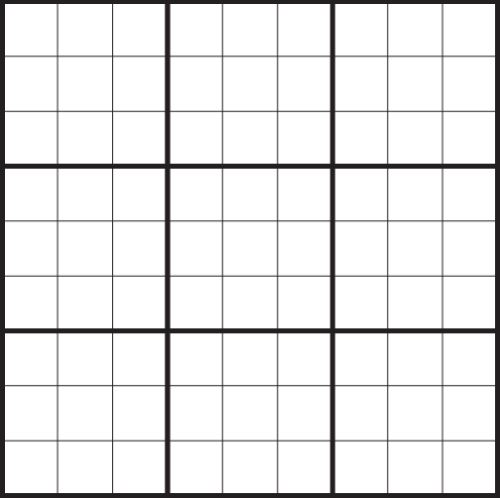
#> input picture images/blank_grid.png, 500 x 498 px
$ python -i SudokuReader.py   (imports and definitions only)
#> lines starting #> are read from the running program, lines starting #| are printed output that depends on the picture; after the words box and inside, x2 and y2 are one past the last pixel; in counts of white or black regions, pixels touching at a corner belong together
### perspectiveTransform.py
# -*- coding: utf-8 -*-
"""
Created on Sun Nov 12 22:59:17 2017

@author: EM
"""

# import the necessary packages
import numpy as np
import cv2

def order_points(pts):
	# initialzie a list of coordinates that will be ordered
	# such that the first entry in the list is the top-left,
	# the second entry is the top-right, the third is the
	# bottom-right, and the fourth is the bottom-left
	rect = np.zeros((4, 2), dtype = "float32")

	# the top-left point will have the smallest sum, whereas
	# the bottom-right point will have the largest sum
	s = pts.sum(axis = 1)
	rect[0] = pts[np.argmin(s)]
	rect[2] = pts[np.argmax(s)]

	# now, compute the difference between the points, the
	# top-right point will have the smallest difference,
	# whereas the bottom-left will have the largest difference
	diff = np.diff(pts, axis = 1)
	rect[1] = pts[np.argmin(diff)]
	rect[3] = pts[np.argmax(diff)]

	# return the ordered coordinates
	return rect

def four_point_transform(image, pts, dimensions=None):
	"""
	Extract a portion of an image between 4 points as a rectangle.
	If dimensions is not None, the dimensions are determined by the maximum
	height/width of the image defined by the 4 points.
	@param image: np array
	@param pts: np array of shape (4,2), type int
	@param dimensions: tuple of with 2 int.
	@return: The warped image, with chosen dimensions.
	"""

	rect = order_points(pts)

	if dimensions is None:
		(tl, tr, br, bl) = rect
		widthA = np.sqrt(((br[0] - bl[0]) ** 2) + ((br[1] - bl[1]) ** 2))
		widthB = np.sqrt(((tr[0] - tl[0]) ** 2) + ((tr[1] - tl[1]) ** 2))
		maxWidth = max(int(widthA), int(widthB))

		heightA = np.sqrt(((tr[0] - br[0]) ** 2) + ((tr[1] - br[1]) ** 2))
		heightB = np.sqrt(((tl[0] - bl[0]) ** 2) + ((tl[1] - bl[1]) ** 2))
		maxHeight = max(int(heightA), int(heightB))
		dimensions = (maxWidth, maxHeight)

	dst = np.array([
		[0, 0],
		[dimensions[0] - 1, 0],
		[dimensions[0] - 1, dimensions[1] - 1],
		[0, dimensions[1] - 1]], dtype = "float32")

	# compute the perspective transform matrix and then apply it
	M = cv2.getPerspectiveTransform(rect, dst)
	warped = cv2.warpPerspective(image, M, dimensions)

	# return the warped image
	return warped

### perfect.py
''' This module solves a sudoku, This is actually written by Peter Norvig
    Code and Explanation can be found here : norvig.com/sudoku.html'''

def cross(A, B):
    "Cross product of elements in A and elements in B."
    return [a+b for a in A for b in B]

digits   = '123456789'
rows     = 'ABCDEFGHI'
cols     = digits
squares  = cross(rows, cols)
unitlist = ([cross(rows, c) for c in cols] +
            [cross(r, cols) for r in rows] +
            [cross(rs, cs) for rs in ('ABC','DEF','GHI') for cs in ('123','456','789')])
units = dict((s, [u for u in unitlist if s in u]) for s in squares)
#print(units)
peers = dict((s, set(sum(units[s],[]))-set([s])) for s in squares)

def parse_grid(grid):
    """Convert grid to a dict of possible values, {square: digits}, or
    return False if a contradiction is detected."""
    ## To start, every square can be any digit; then assign values from the grid.
    values = dict((s, digits) for s in squares)
    for s,d in grid_values(grid).items():
        if d in digits and not assign(values, s, d):
            return False ## (Fail if we can't assign d to square s.)
    return values

def grid_values(grid):
    "Convert grid into a dict of {square: char} with '0' or '.' for empties."
    chars = [c for c in grid if c in digits or c in '0.']
    assert len(chars) == 81
    return dict(zip(squares, chars))

def assign(values, s, d):
    """Eliminate all the other values (except d) from values[s] and propagate.
    Return values, except return False if a contradiction is detected."""
    other_values = values[s].replace(d, '')
    if all(eliminate(values, s, d2) for d2 in other_values):
        return values
    else:
        return False

def eliminate(values, s, d):
    """Eliminate d from values[s]; propagate when values or places <= 2.
    Return values, except return False if a contradiction is detected."""
    if d not in values[s]:
        return values ## Already eliminated
    values[s] = values[s].replace(d,'')
    ## (1) If a square s is reduced to one value d2, then eliminate d2 from the peers.
    if len(values[s]) == 0:
        return False ## Contradiction: removed last value
    elif len(values[s]) == 1:
        d2 = values[s]
        if not all(eliminate(values, s2, d2) for s2 in peers[s]):
            return False
    ## (2) If a unit u is reduced to only one place for a value d, then put it there.
    for u in units[s]:
        dplaces = [s for s in u if d in values[s]]
        if len(dplaces) == 0:
            return False ## Contradiction: no place for this value
        elif len(dplaces) == 1:
            # d can only be in one place in unit; assign it there
                if not assign(values, dplaces[0], d):
                    return False
    return values

# [8 lines left out: function display, not called in this run]

def solve(grid): return search(parse_grid(grid))

def search(values):
    "Using depth-first search and propagation, try all possible values."
    if values is False:
        return False ## Failed earlier
    if all(len(values[s]) == 1 for s in squares):
        return values ## Solved!
    ## Chose the unfilled square s with the fewest possibilities
    n,s = min((len(values[s]), s) for s in squares if len(values[s]) > 1)
    return some(search(assign(values.copy(), s, d))
        for d in values[s])

def some(seq):
    "Return some element of seq that is true."
    for e in seq:
        if e: return e
    return False

import time, random

# [44 lines left out: functions solve_all, solved, from_file, random_puzzle, shuffled, not called in this run]

grid1  = '003020600900305001001806400008102900700000008006708200002609500800203009005010300'
grid2  = '4.....8.5.3..........7......2.....6.....8.4......1.......6.3.7.5..2.....1.4......'
hard1  = '.....6....59.....82....8....45........3........6..3.54...325..6..................'
grid3 =  '79......3.......6.8.1..4..2..5......3..1......4...62.92...3...6.3.6.5421.........'
extreme ='.26....1.75......2..86.1.9......3....9.4.8.2....1......1.5.92..6......57.3....98.'
#result = solved(grid_values(extreme))
def solve_sudoku(s):
    k=solve(s)
    if not k:
        return(False)
    keys = k.keys()
    keys.sort()
    ans = ''.join(k[i] for i in keys)
    return ans

### SudokuReader.py
# -*- coding: utf-8 -*-
"""
Functions to read a sudoku grid, solve it and print the missing digits on it.

@author: EM
"""

import numpy as np
import cv2
import matplotlib.pyplot as plt


#os.chdir("C:\Users\EM\git-projects\sudoku-solver")
import os
# [1 line not run here, left out]


from perspectiveTransform import four_point_transform
from perfect import solve_sudoku


##############  Load OCR data for training ####################################
# [2 lines not run here, left out]

model = cv2.ml.KNearest_create()
# [1 line not run here, left out]

# [11 lines of commented-out code are left out]

def read_solve_save(in_file, out_file):
#> called with in_file = 'images/blank_grid.png', out_file = 'out.png'
    img = cv2.imread(in_file)
#> img is the input picture: shape (498, 500, 3); mean B, G, R 232.6, 232.4, 232.8
    if img is None:
        raise ValueError("Could not read image. File '"+ in_file +"' exists?")
    img = cv2.cvtColor(img, cv2.COLOR_BGR2GRAY)
#> img: shape (498, 500)
    img = crop_black_borders(img)
    status, img = read_solve_display(img)
#    if img is None:
#        print("Could not find grid borders on image.")
#        return;
    cv2.imwrite(out_file, img)
    return status


def crop_black_borders(img):
    """
    Remove black borders from a picture.
    @param img should be a black and white picture.
    """
    thresh = cv2.threshold(img,1,255,cv2.THRESH_BINARY)[1]
#> thresh: shape (498, 500); every value is 255
    # Find biggest contour
    contours = cv2.findContours(thresh,
                                cv2.RETR_TREE,
                                cv2.CHAIN_APPROX_SIMPLE)[1]
#> contours = [[[0, 0], [0, 497], [499, 497], [499, 0]]]
    max_cnt = max([(c, cv2.contourArea(c)) for c in contours], key = lambda t: t[1])[0]
#> max_cnt = [[0, 0], [0, 497], [499, 497], [499, 0]]
    x,y,w,h = cv2.boundingRect(max_cnt)
#> x = 0; y = 0; w = 500; h = 498

    # Crop image
    return(img[y:y+h,x:x+w])

def read_solve_display(img):
    """
    Read an image with a sudoku grid, solves it, display results on image and
    returns image.

    @param img: black and white image as a np array.
    @return: tuple (status, img)
    status gives the results of the reading and solving process.
    - 0 for read and solved. Then, img is the grid image with the solved sudoku printed on it.
    - 1 for grid borders not found. Then img is an image with the text "Could not find grid borders".
    - 2 for not solved sudoku. That case is probably linked to an error in the
    detection/recognition of the digits. In that case, img is a grid image with
    only the detected digits printed on it.
    """

    with_plots=False

    # resize image
    img = cv2.resize(img,(350, 350), interpolation = cv2.INTER_AREA)
#> img: shape (350, 350)

    filtered_img = cv2.GaussianBlur(img, (5,5), 0)
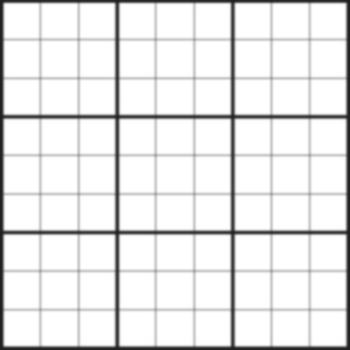
#> filtered_img: shape (350, 350); min 31, max 255, mean 232.6
    binary_img = cv2.adaptiveThreshold(filtered_img,255,cv2.ADAPTIVE_THRESH_GAUSSIAN_C,
                                 cv2.THRESH_BINARY_INV,11,2)
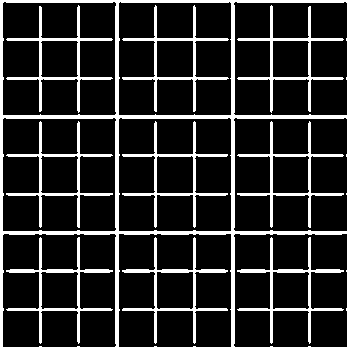
#> binary_img: shape (350, 350); 16.9% white; 10 white regions, largest, box (x1, y1, x2, y2) and area: (0, 0, 350, 350) 9583, (237, 237, 344, 344) 1271, (6, 237, 113, 344) 1267
    kernel = cv2.getStructuringElement(cv2.MORPH_CROSS,(3,3))
    dilate = cv2.dilate(binary_img,kernel,iterations = 2)
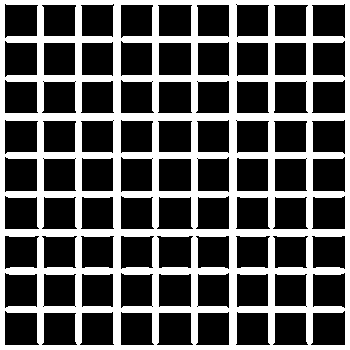
#> dilate: shape (350, 350); 34.9% white; 1 white region

    # Getting contours
    contours = cv2.findContours(dilate,
                                cv2.RETR_TREE,
                                cv2.CHAIN_APPROX_SIMPLE)[1]
#> contours = 100 contours, 18 with area under 20; largest, box (x1, y1, x2, y2) and area: (0, 0, 350, 350) 121801, (156, 312, 194, 346) 1095, (310, 310, 346, 346) 1095, (4, 310, 40, 346) 1095, (312, 40, 346, 78) 1095

    # Find the biggest contour (max area)
    max_area = 0
    for contour in contours:
        area = cv2.contourArea(contour)
        if area > 100:
            peri = cv2.arcLength(contour,True)
            approx = cv2.approxPolyDP(contour, 0.01*peri, True)
            if len(approx) == 4 and area > max_area:
                max_area = area
                max_cnt = contour
#> this loop made 100 passes
#> (area, peri, max_area, max_cnt) on pass 1: (121801, 1396, 121801, [[0, 0], [0, 349], [349, 349], [349, 0]])
#> (area, peri, approx) on passes 6, 8, 16, 17, 18, 19: (1059.5, 131.9, [[228, 311], [229, 344], [196, 345], [197, 313]]), (1061, 133.3, [[112, 311], [114, 344], [80, 345], [81, 313]]), (1027.5, 129.9, [[274, 274], [306, 273], [306, 305], [275, 306]]), (1030.5, 129.9, [[236, 274], [267, 273], [268, 305], [237, 307]]), (1062, 133.3, [[158, 274], [190, 273], [191, 306], [159, 307]]), (1032, 131.3, [[82, 273], [113, 274], [112, 307], [81, 306]])
#> after the loop, max_area = 121801

    # No grid border found
    if max_area == 0:
        black_image = np.zeros((300,500), dtype=np.int8)
        cv2.putText(black_image,
                    "Could not find grid borders.",
                    (10,170), cv2.FONT_HERSHEY_SIMPLEX, 1,
                    (255,255,255),2,cv2.LINE_AA)
        plt.imshow(black_image, cmap="gray", interpolation="bicubic")
        return(1,black_image)

    if with_plots:
        img_blank = cv2.multiply(img, np.array([50.0]))
        cv2.drawContours(img_blank, [max_cnt], 0, (0,255,0))
        plt.imshow(img_blank, cmap="gray", interpolation="bicubic")
        plt.show()

    # Resize image to get a perfect square with only the sudoku grid
    approx = cv2.approxPolyDP(max_cnt,
                              0.01*cv2.arcLength(max_cnt,True),
                              True)[:,0,:]
#> approx = [[0, 0], [0, 349], [349, 349], [349, 0]]
    warp = four_point_transform(img, approx, dimensions=(450,450))
#> in order_points, `s = pts.sum(axis = 1)`: s = [0, 349, 698, 349]
#> in order_points, `diff = np.diff(pts, axis = 1)`: diff = [0, 349, 0, -349]
#> in four_point_transform, `rect = order_points(pts)`: rect = [[0, 0], [349, 0], [349, 349], [0, 349]]
#> in four_point_transform, `M = cv2.getPerspectiveTransform(rect, dst)`: M = [[1.29, 0, 0], [0, 1.29, 0], [0, 0, 1]]
#> in four_point_transform, `warped = cv2.warpPerspective(image, M, dimensions)`:
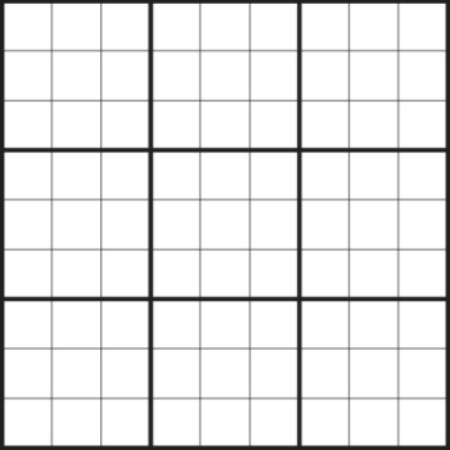
#> warped: shape (450, 450); min 28, max 255, mean 233
    if with_plots:
        plt.imshow(warp, cmap="gray", interpolation="bicubic")
        plt.show()

    ############ now take each element for inspection ##############

    sudo = np.zeros((9,9),np.uint8)        # a 9x9 matrix to store our sudoku puzzle

    smooth = cv2.GaussianBlur(warp,(3,3),3)
    thresh = cv2.adaptiveThreshold(smooth,255,0,1,5,2)
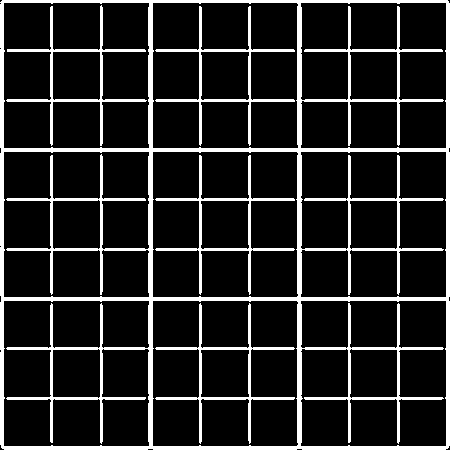
#> thresh: shape (450, 450); 14.3% white; 5 white regions, box (x1, y1, x2, y2) and area: (0, 0, 450, 450) 22537, (6, 5, 147, 146) 1601, (155, 6, 295, 146) 1593, (155, 155, 295, 295) 1592, (155, 303, 295, 444) 1592
    kernel = cv2.getStructuringElement(cv2.MORPH_CROSS,(3,3))
    erode = cv2.erode(thresh,kernel,iterations = 1)
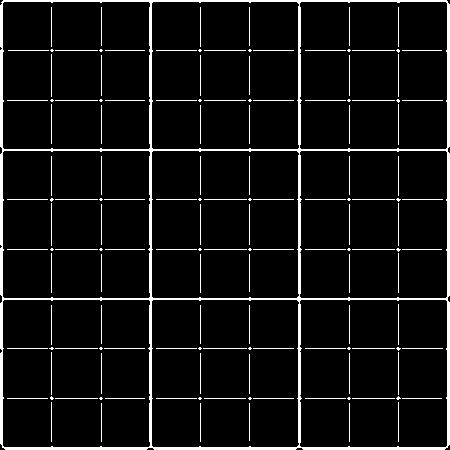
#> erode: shape (450, 450); 6.9% white; 145 white regions (36 under 20 px), largest, box (x1, y1, x2, y2) and area: (0, 0, 450, 450) 9244, (203, 348, 247, 349) 44, (55, 50, 98, 51) 43
    dilate =cv2.dilate(erode,kernel,iterations = 3)
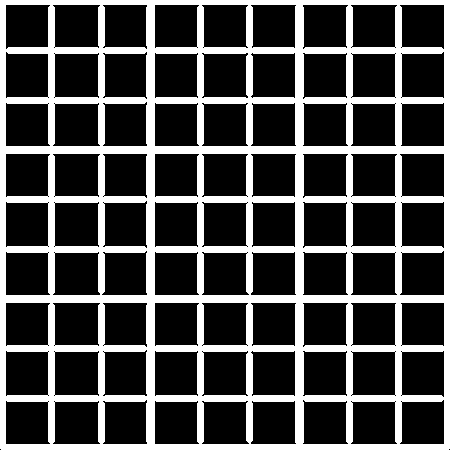
#> dilate: shape (450, 450); 28.6% white; 1 white region
    contours = cv2.findContours(dilate, cv2.RETR_TREE, cv2.CHAIN_APPROX_SIMPLE)[1]
#> contours = 153 contours, 71 with area under 20; largest, box (x1, y1, x2, y2) and area: (0, 0, 450, 450) 201600, (54, 350, 100, 397) 1940, (54, 201, 100, 248) 1940, (54, 52, 100, 99) 1940, (201, 52, 249, 99) 1912

    if with_plots:
        plt.imshow(dilate, cmap="gray")
        plt.show()

    for cnt in contours:
        area = cv2.contourArea(cnt)
        if 100<area<800:
            (bx,by,bw,bh) = cv2.boundingRect(cnt)
            if (100<bw*bh<1200) and (10<bw<40) and (23<bh<45):
                roi = thresh[by+2:by+bh-2,bx+2:bx+bw-2]
                small_roi = cv2.resize(roi,(10,10))
                feature = small_roi.reshape((1,100)).astype(np.float32)
                ret,results,neigh,dist=model.findNearest(feature,k=1)
                integer = int(results.ravel()[0])
                gridy,gridx = (bx+bw/2)/50,(by+bh/2)/50    # gridx and gridy are indices of row and column in sudo
                sudo.itemset((gridx,gridy),integer)
#> this loop made 153 passes
#> area on passes 1, 2, 6: 201600, 1856.5, 1859

    sudof= sudo.flatten()
#> sudof = 81 values from 0 to 0
    strsudo = ''.join(str(n) for n in sudof)
    ans = solve_sudoku(strsudo)        # ans is the solved sudoku we get as a string

    if not ans:
        # Print read digits on an empty grid
        img = cv2.imread("images/blank_grid.png", cv2.IMREAD_GRAYSCALE)
        img = cv2.resize(img,(450,450), interpolation = cv2.INTER_AREA)
        for i in range(9):
            for j in range(9):
                if sudo[i][j] != 0:
                    posy,posx = i*50+35,j*50+20
                    cv2.putText(img,str(sudo[i][j]),
                                (posx,posy),cv2.FONT_HERSHEY_SIMPLEX,1,(0,255,0),2)
        return(2,img)

    # Print result on image
    for i in range(9):
        for j in range(9):
            if sudo[i,j]==0:
                posy,posx = i*50+35,j*50+20
                cv2.putText(warp,str(ans[9*i+j]),(posx,posy),cv2.FONT_HERSHEY_SIMPLEX,1,(0,255,0),2)
    return(0,warp)


# [7 lines of commented-out code are left out]

#> (the run stopped early here; a loop or call above may not have finished)
